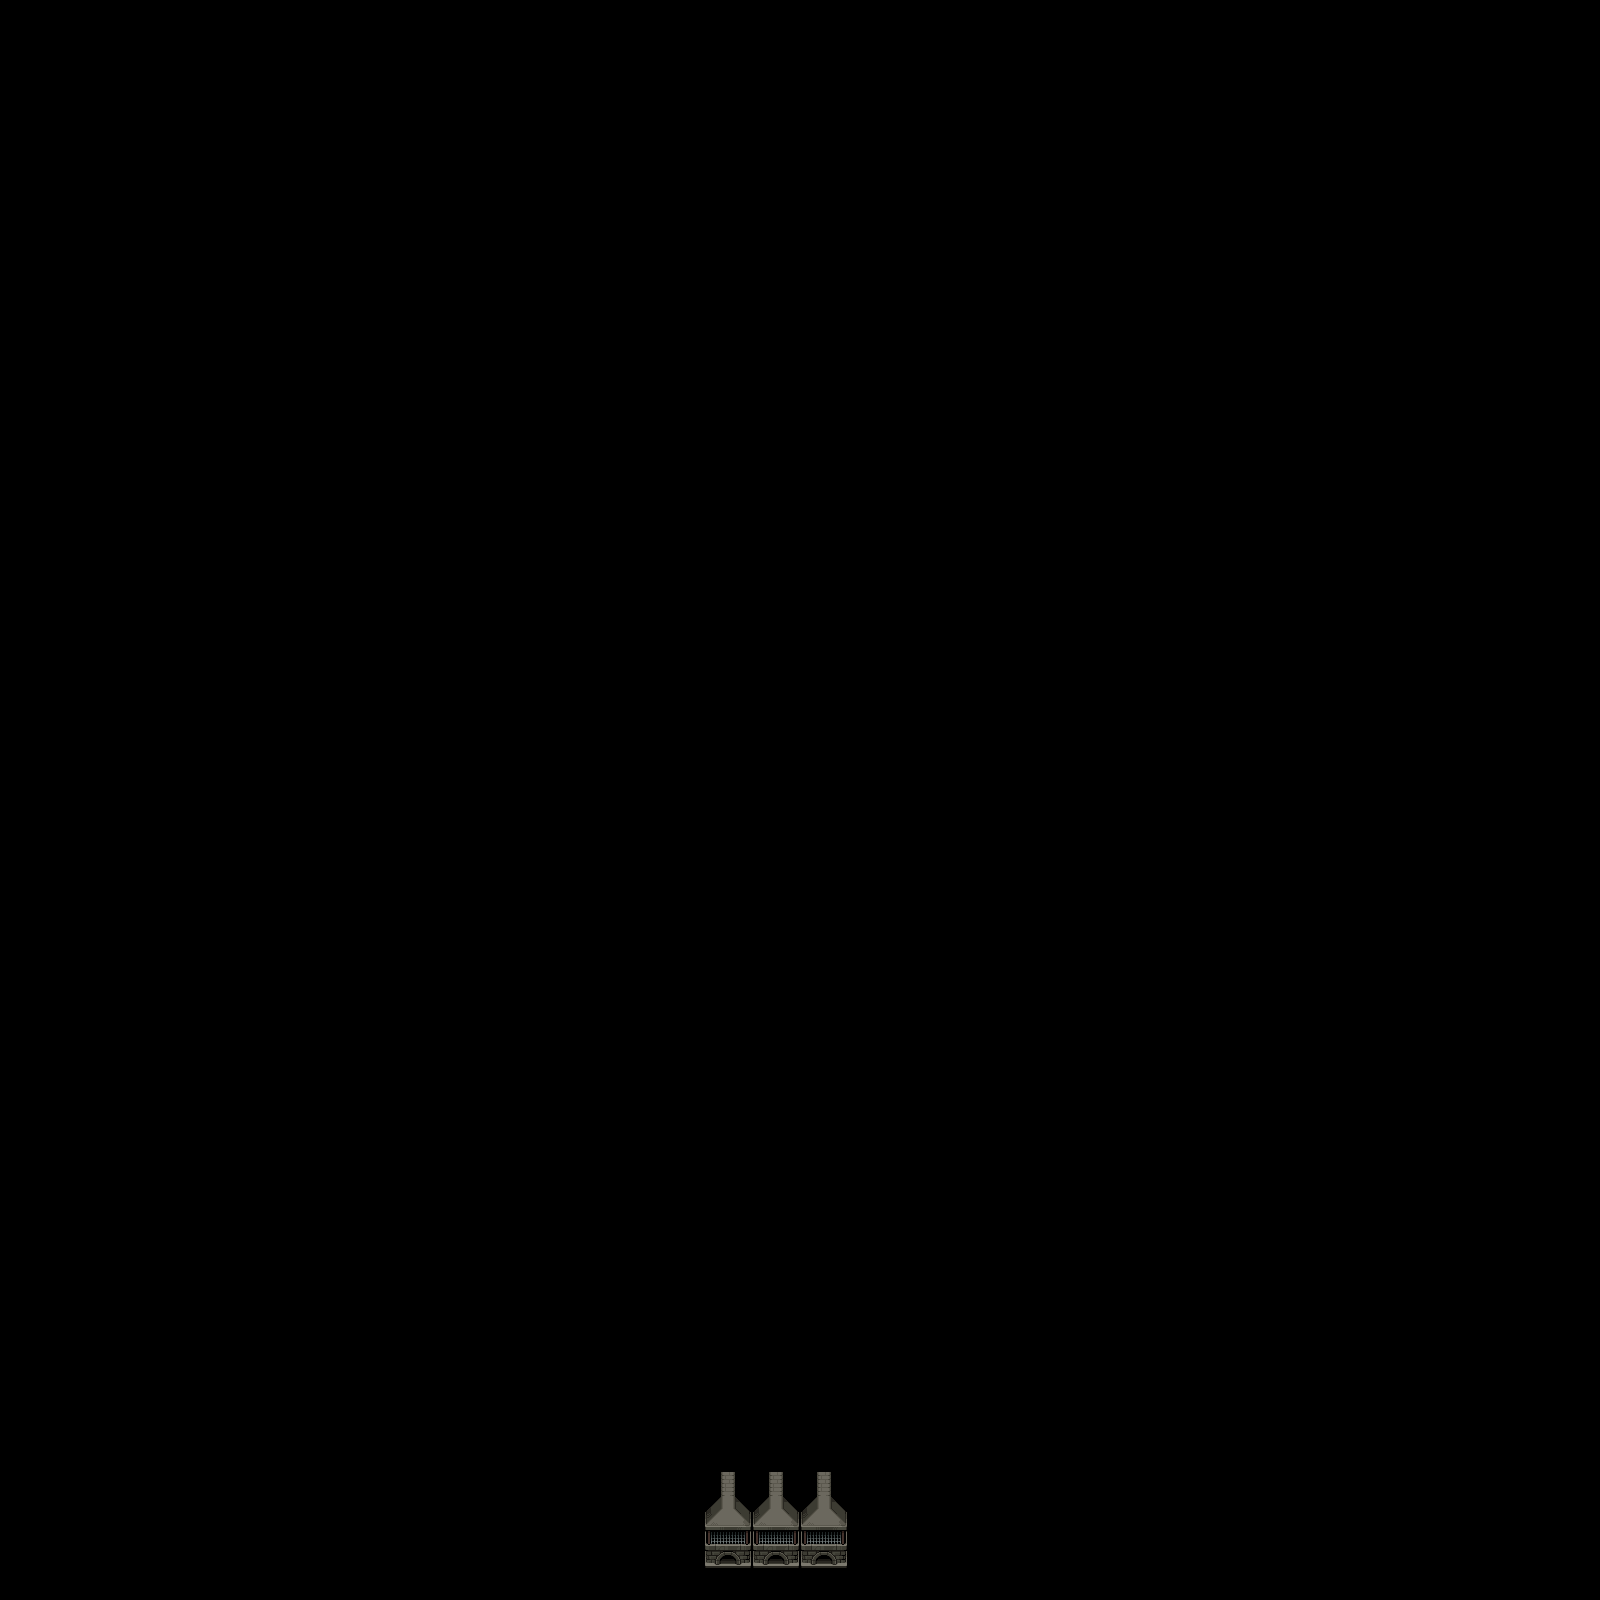

Tiled map render using the project's own tile images. Description and the map definition, with tile-layer contents summarised, below:
An orthogonal 100x100 tile map with 16x16 px tiles, 1 tile layer (Tile Layer 1).

<map version="1.10" tiledversion="1.12.2" orientation="orthogonal" renderorder="right-down" width="100" height="100" tilewidth="16" tileheight="16" infinite="0" nextlayerid="3" nextobjectid="1">
 <tileset firstgid="1" source="../tilesets/interior_props.tsx" />
 <layer id="1" name="Tile Layer 1" width="100" height="100">
  <data>[10000 cells, 54 non-empty, 18 distinct tile ids]</data>
 </layer>
 <objectgroup id="2" name="Transitions" />
</map>
